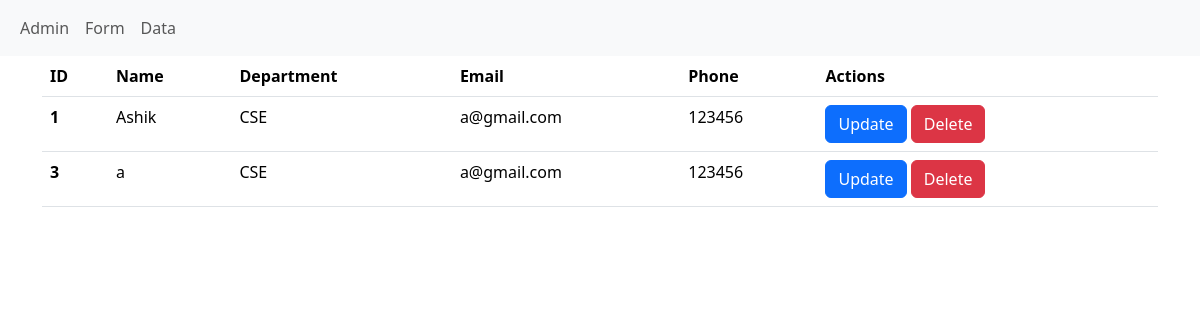
/data/, run on an earlier commit of the app's database.
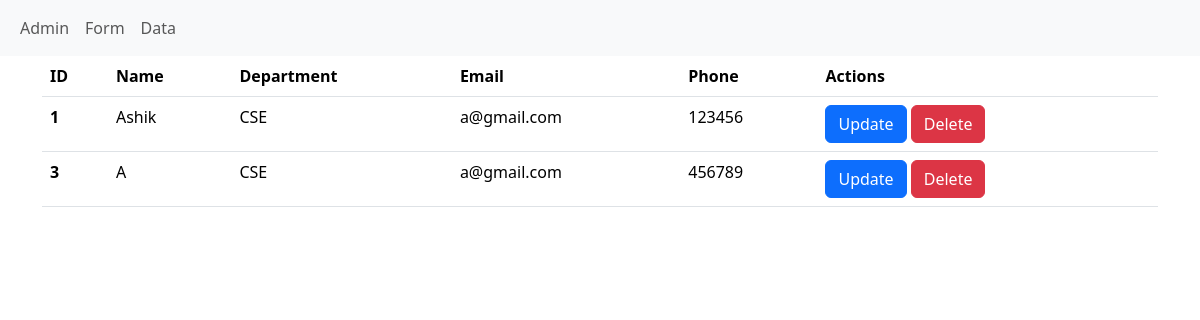
And on a later commit of the database.
### MyApp/models.py (models this page shows, shortened)
class Students(models.Model):
    name = models.CharField(max_length=100)
    dpt = models.CharField(max_length=100)
    email = models.EmailField()
    phone = models.CharField(max_length=100)

### MyApp/views.py (the view)
# urls.py: path('data/', showData, name="showData"),
def showData(request):
    d = Students.objects.all()
    return render(request, 'data.html', {'data' : d})

### templates/data.html (shortened to what this page needs)
<!DOCTYPE html>
<html lang="en">
<head>
    <link href="https://cdn.jsdelivr.net/npm/bootstrap@5.3.3/dist/css/bootstrap.min.css" rel="stylesheet"
>
</head>
<body>
    {% include 'navigation.html' %}
    <div class="container">
        <table class="table">
            <thead>
                <tr>
                    <th scope="col">ID</th>
                    <th scope="col">Name</th>
                    <th scope="col">Department</th>
                    <th scope="col">Email</th>
                    <th scope="col">Phone</th>
                    <th scope="col">Actions</th>
                </tr>
            </thead>
            <tbody>
                {% for i in data %}
                <tr>
                    <th scope="row">{{i.id}}</th>
                    <td>{{i.name}}</td>
                    <td>{{i.dpt}}</td>
                    <td>{{i.email}}</td>
                    <td>{{i.phone}}</td>
                    <td>
                        <a href="{% url 'update' i.id %}" class="btn btn-primary">Update</a>
                        <a href="{% url 'delete' i.id %}" class="btn btn-danger">Delete</a>
                    </td>
                </tr>
                {% endfor %}
            </tbody>
        </table>
    </div>
</body>
</html>

### templates/navigation.html
<nav class="navbar navbar-expand-lg bg-body-tertiary">
    <div class="container-fluid">
        <ul class="navbar-nav">
            <li class="nav-item">
                <a class="nav-link" href="">Admin</a>
            </li>
            <li class="nav-item">
                <a class="nav-link" href="{% url 'form' %}">Form</a>
            </li>
            <li class="nav-item">
                <a class="nav-link" href="{% url 'showData' %}">Data</a>
            </li>
        </ul>
    </div>
</nav>

What changed in the data, as far as the page shows it:
changed Students id 3: name "a" → "A"; phone "123456" → "456789"
